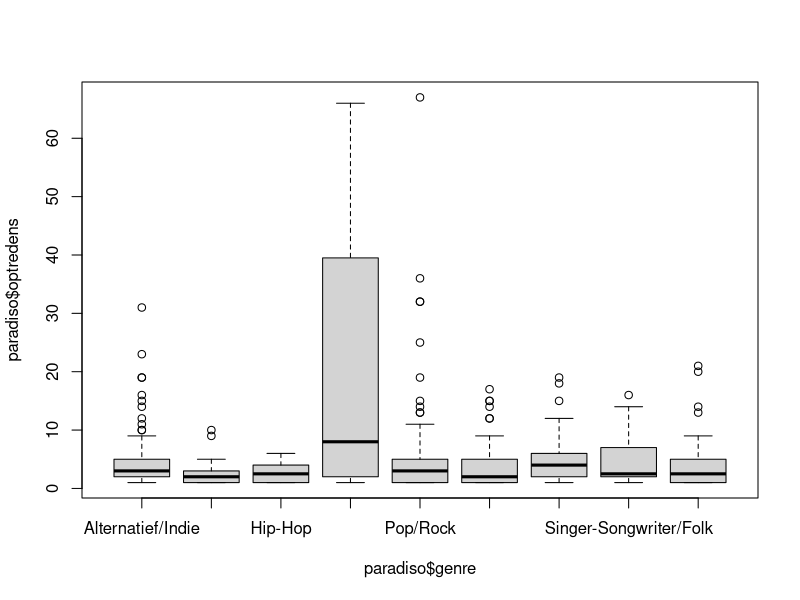
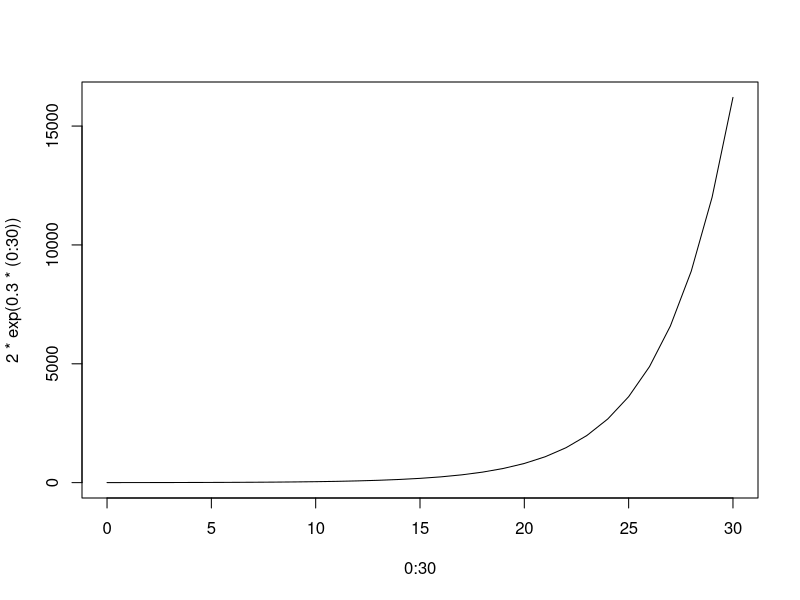
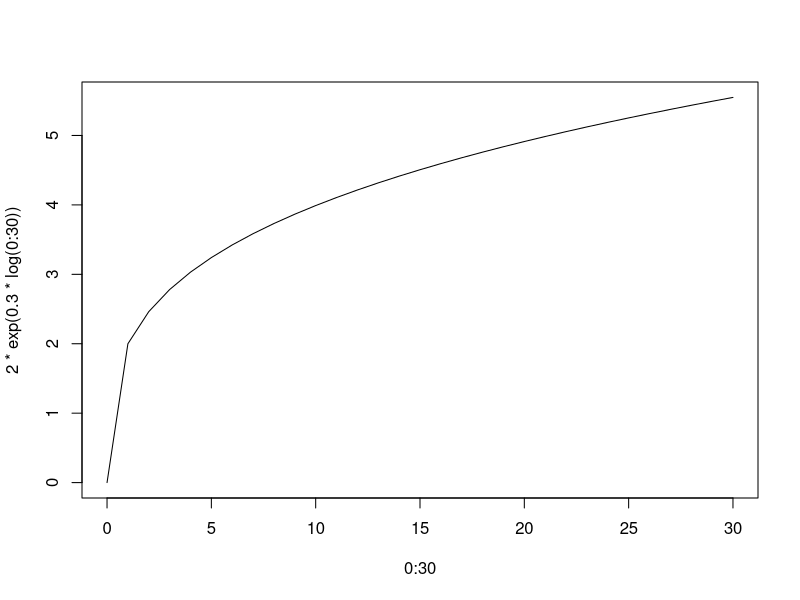
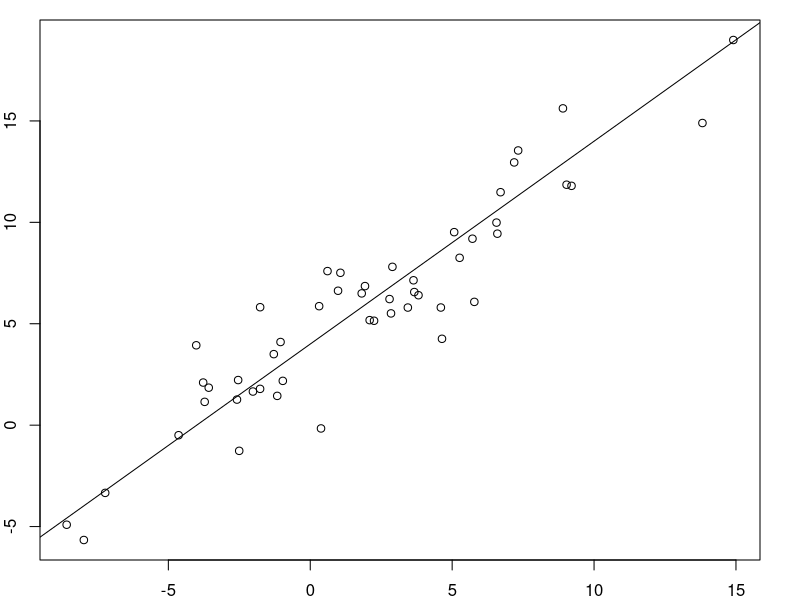
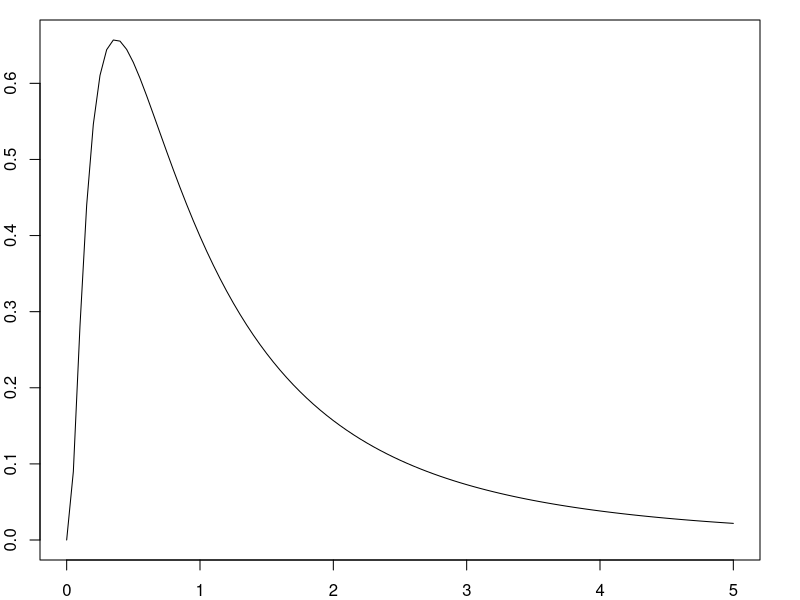
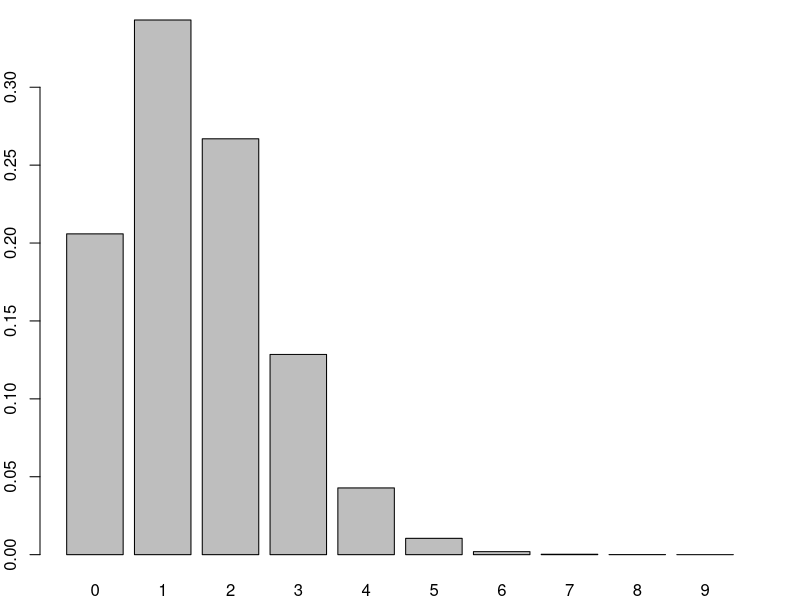
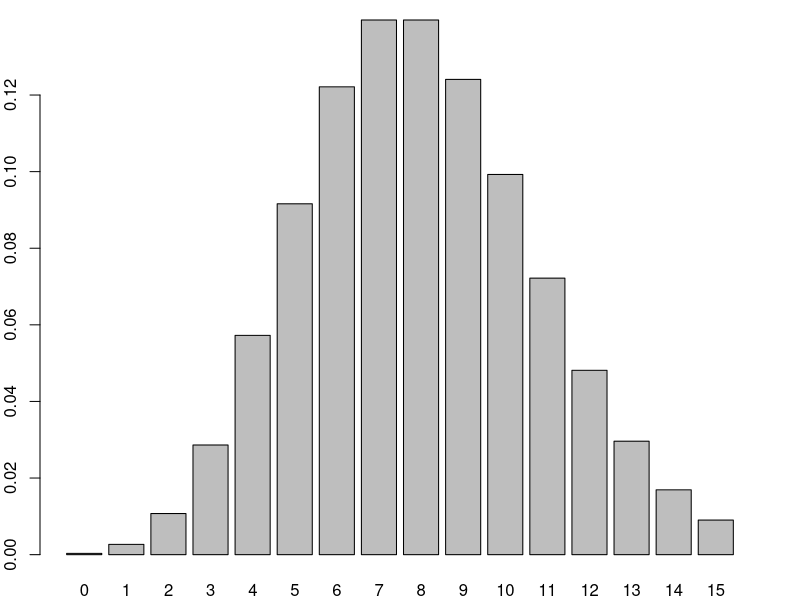

Source code (R) for these figures, in order:
## ---- chunk 1
paradiso <- readxl::read_excel("../Data/paradiso.xlsx")
## ---- chunk 2
boxplot(paradiso$optredens ~ paradiso$genre)
## ---- chunk 3
plot(x = 0:30, y = 2 * exp(0.3 * (0:30)), type = "l")
## ---- chunk 4
plot(x = 0:30, y = 2 * exp(0.3 * log(0:30)), type = "l")
## ---- chunk 5
par(mar=c(2,2,1,2))
x <- rnorm(50, 2, 5)
y <- x + rnorm(50, 4, 2)
plot(x, y)
abline(4, 1)
## ---- chunk 6
x <- seq(0, 5, 0.05)
y <- dlnorm(x)
plot(x, y, type = "l")
## ---- chunk 7
x <- 0:9
y <- dbinom(x, 15, 0.1)
barplot(y, names = x)
## ---- chunk 8
x <- 0:15
y <- dpois(x, 8)
barplot(y, names = x)
